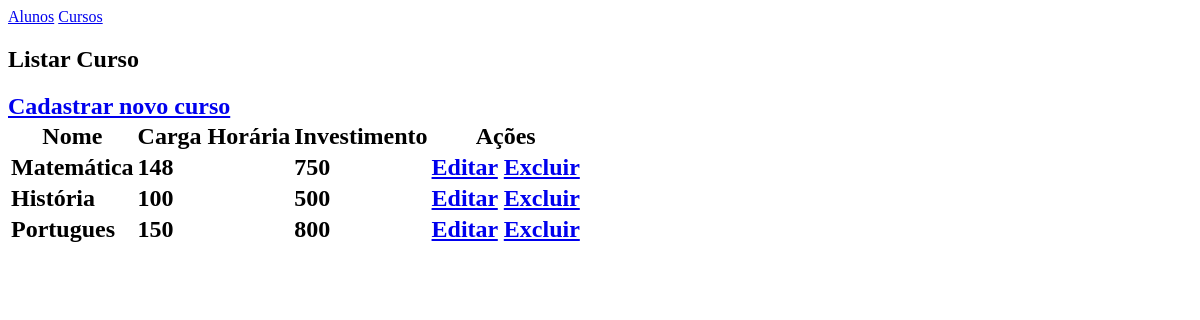
The page /teste/listar_cursos on the database as committed earlier.
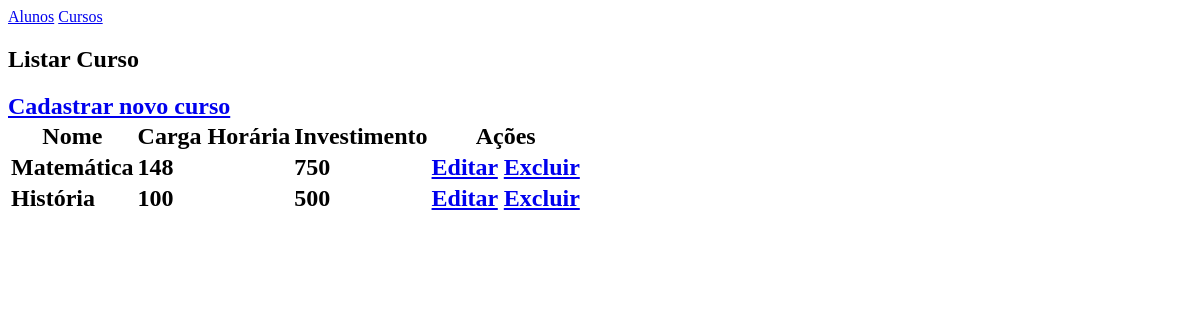
The same page on the database as committed later.
### teste/models.py (models this page shows, shortened)
class Curso(models.Model):
    nome_curso = models.CharField(max_length=200, null=False)
    carga_horaria = models.CharField(max_length=8, null=False)
    investimento = models.CharField(max_length=20, null=False)

### teste/views.py (the view)
# urls.py: path('listar_cursos', views.listarCurso, name='listar_cursos'),
def listarCurso(request):
    cursos = Curso.objects.all()
    return render(request, 'listar_curso.html', {'cursos': cursos})

### teste/templates/listar_curso.html
{% extends 'base.html' %}
{% block content %}
    <h2>Listar Curso<h2>
        <a href="{% url 'incluir_curso' %}">Cadastrar novo curso</a>
    <table>
        <thead>
            <tr>
                <th>Nome</th>
                <th>Carga Horária</th>
                <th>Investimento</th>
                <th>Ações</th>
            </tr>
        </thead>
        <tbody>
            {% for a in cursos %}
                <tr>
                    <td>{{a.nome_curso}}</td>
                    <td>{{a.carga_horaria}}</td>
                    <td>{{a.investimento}}</td>
                    <td>
                        <a href="{% url 'editar_curso' a.id %}">Editar</a>
                        <a href="{% url 'excluir_curso' a.id %}">Excluir</a>
                    </td>
                </tr>
            {% endfor %}
        </tbody>
    </table>
{% endblock %}

Rows that differ between the two databases and show on the page:
removed Curso: nome_curso "Portugues", carga_horaria "150", investimento "800"
